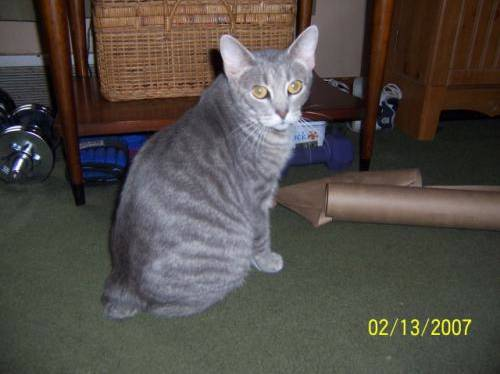
#> input picture train/cats/cat.10143.jpg, 500 x 374 px, found by its file name; its folder holds only this picture in this run
$ jupyter execute --allow-errors svm_cats_dogs.ipynb
#> lines starting #> are read from the running program, lines starting #| are printed output that depends on the picture
[cell 1]
## import libraries
import os
import cv2
import numpy as np
from tqdm import tqdm
from sklearn.svm import SVC
from sklearn.metrics import accuracy_score, classification_report
from sklearn.model_selection import train_test_split
from joblib import dump
from skimage.feature import hog

[cell 2]
##Dataset
DATASET_PATH = r"C:\Users\maury\Downloads\Internship Project\Task 3\train"

[cell 3]
## Load Images & Pre-process

IMG_SIZE = 64
classes = ["cats", "dogs"]

from skimage.feature import hog

def extract_hog(image):
    return hog(
        image,
        orientations=9,
        pixels_per_cell=(8, 8),
        cells_per_block=(2, 2),
        block_norm="L2-Hys"
    )

# initialize lists (correct)
X, y = [], []

# -------------------------------
# LIMIT DATA (BALANCED)
# -------------------------------

MAX_PER_CLASS = 2000   # 3000 cats + 3000 dogs = 6000 total

for label in classes:
    folder = os.path.join(DATASET_PATH, label)

    count = 0

    for img in tqdm(os.listdir(folder), desc=f"Loading {label}"):

        if count >= MAX_PER_CLASS:
            break

        img_path = os.path.join(folder, img)

        image = cv2.imread(img_path, cv2.IMREAD_GRAYSCALE)
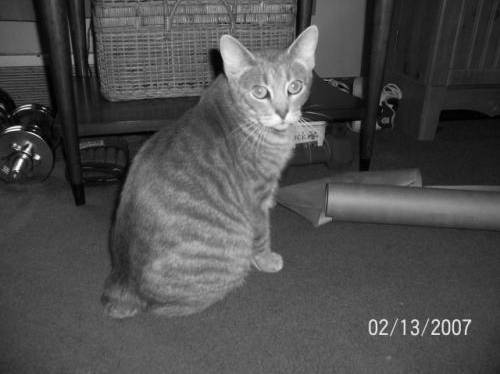
#> image: shape (374, 500); min 0, max 255, mean 78
        image = cv2.resize(image, (IMG_SIZE, IMG_SIZE))
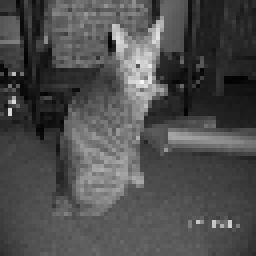
#> image: shape (64, 64) (shown 4 times larger); min 1, max 247, mean 77.8

        features = extract_hog(image)
#> features = 1764 values, max 0.528 at index 1228, min 0 at index 53, mean 0.138

        X.append(features)
        y.append(0 if label == "cats" else 1)

        count += 1
#> pass 2 of the loop `for label in classes:`:
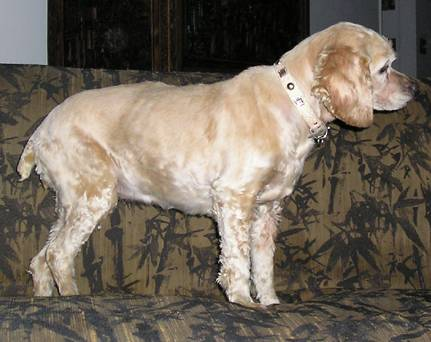
#> input picture train/dogs/dog.10064.jpg, 431 x 342 px, found by its file name
#> `image = cv2.imread(img_path, cv2.IMREAD_GRAYSCALE)`:
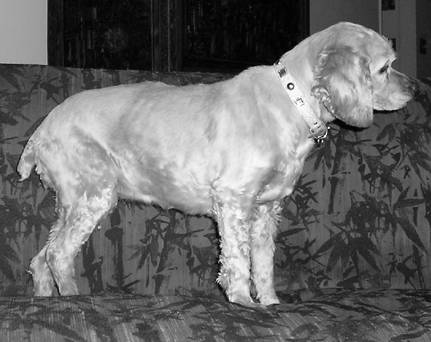
#> image: shape (342, 431); min 0, max 255, mean 105.7
#> `image = cv2.resize(image, (IMG_SIZE, IMG_SIZE))`:
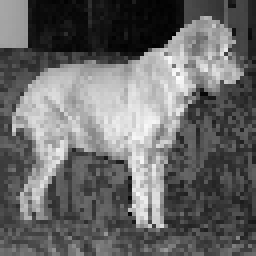
#> image: shape (64, 64) (shown 4 times larger); min 0, max 253, mean 105.3
#> features = 1764 values, max 0.407 at index 130, min 0 at index 2, mean 0.144


X = np.array(X)
y = np.array(y)

print("Balanced subset loaded:", X.shape)
#| Balanced subset loaded: (2, 1764)

[cell 4]
##Train-Test Split
X_train, X_test, y_train, y_test = train_test_split(
    X, y, test_size=0.2, random_state=42
)
#> y_train = [0]; y_test = [1]
